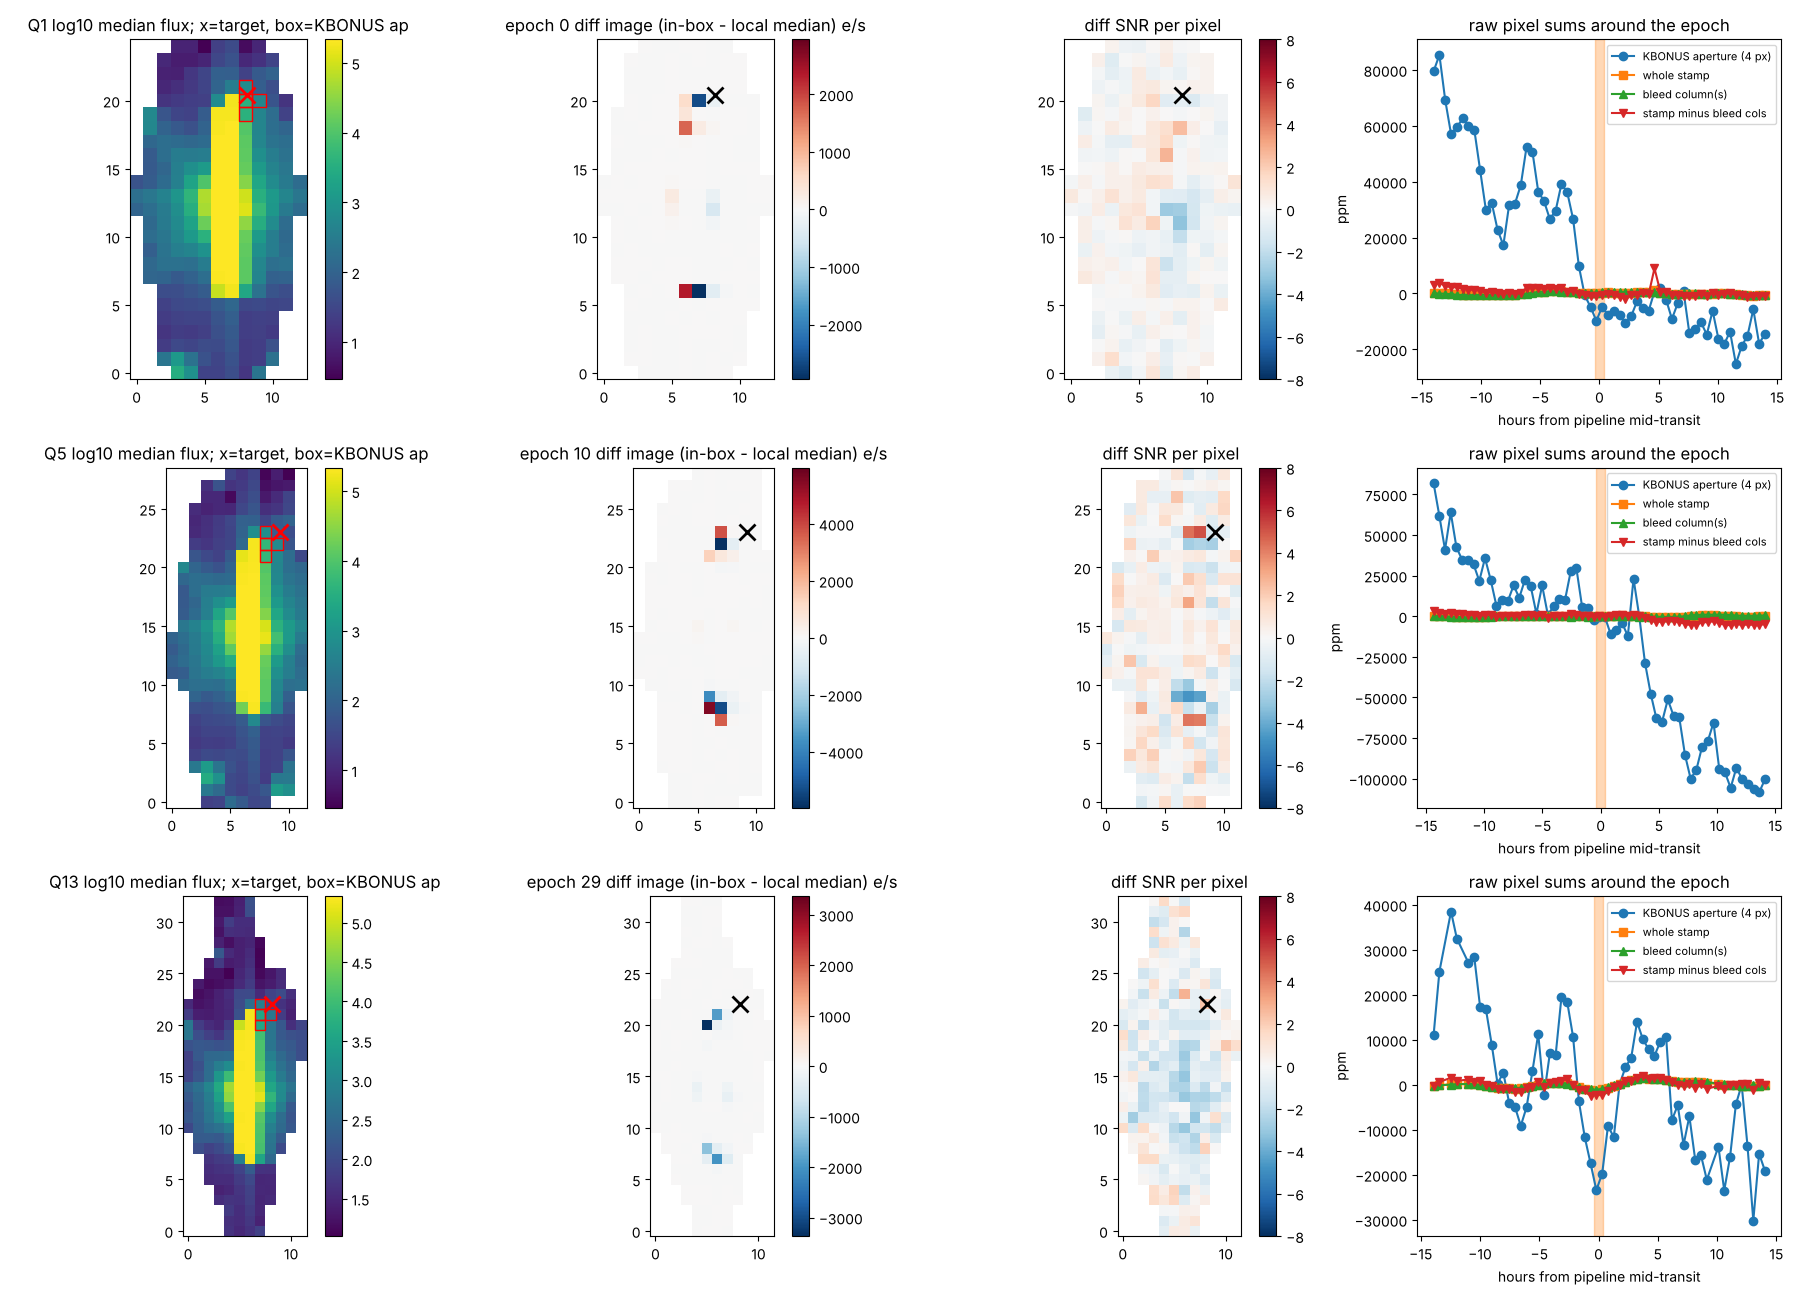

This figure's Python source:
"""Pixel-level look at the three cadences that carry the kic-005950408 'signal' (epochs 0, 10, 29 at the
pipeline ephemeris), on the host TPF (KIC 5950394, Kp 8.45, saturated). Own code; no pipeline/ imports.
For each carrying epoch: difference image (in-box cadences minus local out-of-box median), the saturated/
bleed column geometry, the target's pixel position (from KBONUS ROW/COLUMN headers), and the summed flux
in the target's KBONUS aperture vs the whole stamp vs the bleed column, cadence by cadence.
"""
import sys, os, json, glob, warnings; warnings.filterwarnings('ignore')
import numpy as np
from astropy.io import fits
OUT = sys.argv[1]
P = 38.60671217842687; T0 = 151.4674802687019
KB = '/home/user/ZyushgPlanet/data/kbonus_batch/hlsp_kbonus-bkg_kepler_kepler_kic-005950408_kepler_v1.0_lc.fits'
kb = fits.open(KB)
res = {}
files = {1: glob.glob(OUT + '/tpf/mastDownload/Kepler/*/kplr005950394-2009166043257_lpd-targ.fits.gz')[0],
         5: glob.glob(OUT + '/tpf/mastDownload/Kepler/*/kplr005950394-2010174085026_lpd-targ.fits.gz')[0],
         13: glob.glob(OUT + '/tpf/mastDownload/Kepler/*/kplr005950394-2012179063303_lpd-targ.fits.gz')[0]}
epochs = {1: 0, 5: 10, 13: 29}
import matplotlib; matplotlib.use('Agg'); import matplotlib.pyplot as plt
fig, axes = plt.subplots(3, 4, figsize=(18, 13))
for k, (qq, fn) in enumerate(files.items()):
    h = fits.open(fn); d = h[1].data; hd = h[1].header; ap = h[2].data
    t = d['TIME'].astype(float); fl = d['FLUX'].astype(float); qual = d['QUALITY'].astype(int); cad = d['CADENCENO'].astype(int)
    col0 = int(h[2].header['CRVAL1P']); row0 = int(h[2].header['CRVAL2P'])
    kh = kb[f'LIGHTCURVE_Q{qq}'].header; kap = kb[f'APERTURE_Q{qq}'].data
    tcol = float(kh['COLUMN']) - col0; trow = float(kh['ROW']) - row0   # target position in stamp pixel coords (x=col, y=row)
    hcol = float(hd.get('1CRV4P', col0)); # not used
    tc = T0 + epochs[qq]*P
    ok = np.isfinite(t) & np.isfinite(np.nansum(fl, axis=(1, 2))) & (np.nansum(fl, axis=(1, 2)) > 0)
    inb = ok & (np.abs(t - tc) < 0.75/48); loc = ok & (np.abs(t - tc) < 1.0) & (np.abs(t - tc) > 0.1)
    med = np.nanmedian(fl[loc], axis=0); diff = np.nanmean(fl[inb], axis=0) - med
    sat = med > 0.9*np.nanmax(med)
    # bleed column(s): columns whose median flux exceeds 1e5 e/s in more than 3 pixels
    colsum = np.nansum(med, axis=0); bleedcols = np.where((med > 1e5).sum(axis=0) >= 3)[0]
    # cadence-by-cadence time series around the epoch
    win = ok & (np.abs(t - tc) < 0.6)
    stamp_tot = np.nansum(fl[win], axis=(1, 2)); kap_tot = np.nansum(fl[win][:, kap.astype(bool)], axis=1)
    bleed_tot = np.nansum(fl[win][:, :, bleedcols], axis=(1, 2)) if len(bleedcols) else np.zeros(win.sum())
    rest_tot = stamp_tot - bleed_tot
    def rel(x): return x/np.nanmedian(x) - 1
    ser = [dict(dt_h=float((tt - tc)*24), stamp_rel_ppm=float(rel(stamp_tot)[i]*1e6), kbonus_ap_rel_ppm=float(rel(kap_tot)[i]*1e6), bleedcol_rel_ppm=float(rel(bleed_tot)[i]*1e6) if len(bleedcols) else None,
                non_bleed_rel_ppm=float(rel(rest_tot)[i]*1e6), inbox=bool(np.abs(tt - tc) < 0.75/48), cadenceno=int(cc), quality=int(qq_)) for i, (tt, cc, qq_) in enumerate(zip(t[win], cad[win], qual[win]))]
    # where is the deficit? significance-weighted
    noise = np.nanstd(fl[loc], axis=0)/np.sqrt(max(inb.sum(), 1))
    snr = diff/np.where(noise > 0, noise, np.nan)
    neg = np.where(np.isfinite(snr) & (snr < -3)); pos = np.where(np.isfinite(snr) & (snr > 3))
    res[f'Q{qq}'] = dict(epoch=epochs[qq], tc=tc, n_inbox=int(inb.sum()), stamp_shape=list(fl.shape[1:]), target_xy_px=[tcol, trow], kbonus_ap_pixels=[[int(a), int(b)] for a, b in zip(*np.where(kap))],
                         bleed_columns_x=[int(c) for c in bleedcols], n_saturated_px=int(sat.sum()), target_dist_to_nearest_bleedcol_px=float(np.min(np.abs(bleedcols - tcol))) if len(bleedcols) else None,
                         kbonus_ap_median_flux=float(np.nansum(med[kap.astype(bool)])), stamp_median_flux=float(np.nansum(med)), bleed_median_flux=float(np.nansum(med[:, bleedcols])) if len(bleedcols) else None,
                         diff_image_sum=float(np.nansum(diff)), diff_in_kbonus_ap=float(np.nansum(diff[kap.astype(bool)])), diff_in_bleedcols=float(np.nansum(diff[:, bleedcols])) if len(bleedcols) else None,
                         pixels_snr_below_m3=[[int(a), int(b), float(snr[a, b])] for a, b in zip(*neg)], pixels_snr_above_3=[[int(a), int(b), float(snr[a, b])] for a, b in zip(*pos)],
                         series=ser)
    ax = axes[k]
    im = ax[0].imshow(np.log10(np.clip(med, 1, None)), origin='lower', cmap='viridis'); ax[0].set_title(f'Q{qq} log10 median flux; x=target, box=KBONUS ap'); plt.colorbar(im, ax=ax[0])
    ax[0].plot(tcol, trow, 'rx', ms=12, mew=2)
    for a, b in zip(*np.where(kap)): ax[0].add_patch(plt.Rectangle((b-0.5, a-0.5), 1, 1, fill=False, ec='r', lw=1))
    v = np.nanmax(np.abs(np.nan_to_num(diff))); im = ax[1].imshow(diff, origin='lower', cmap='RdBu_r', vmin=-v, vmax=v); ax[1].set_title(f'epoch {epochs[qq]} diff image (in-box - local median) e/s'); plt.colorbar(im, ax=ax[1])
    ax[1].plot(tcol, trow, 'kx', ms=12, mew=2)
    im = ax[2].imshow(np.clip(snr, -8, 8), origin='lower', cmap='RdBu_r', vmin=-8, vmax=8); ax[2].set_title('diff SNR per pixel'); plt.colorbar(im, ax=ax[2]); ax[2].plot(tcol, trow, 'kx', ms=12, mew=2)
    dts = [s['dt_h'] for s in ser]
    ax[3].plot(dts, [s['kbonus_ap_rel_ppm'] for s in ser], 'o-', label='KBONUS aperture (4 px)'); ax[3].plot(dts, [s['stamp_rel_ppm'] for s in ser], 's-', label='whole stamp')
    if len(bleedcols): ax[3].plot(dts, [s['bleedcol_rel_ppm'] for s in ser], '^-', label='bleed column(s)')
    ax[3].plot(dts, [s['non_bleed_rel_ppm'] for s in ser], 'v-', label='stamp minus bleed cols')
    ax[3].axvspan(-0.375, 0.375, color='C1', alpha=0.3); ax[3].set_xlabel('hours from pipeline mid-transit'); ax[3].set_ylabel('ppm'); ax[3].legend(fontsize=8); ax[3].set_title('raw pixel sums around the epoch')
plt.tight_layout(); plt.savefig(os.path.join(OUT, 'rt_pixels.png'), dpi=100)
json.dump(res, open(os.path.join(OUT, 'rt_pixels.json'), 'w'), indent=1)
for qq in res:
    r = res[qq]; print(qq, 'epoch', r['epoch'], 'n_inbox', r['n_inbox'], 'target_xy', r['target_xy_px'], 'bleedcols', r['bleed_columns_x'], 'dist', r['target_dist_to_nearest_bleedcol_px'], 'nsat', r['n_saturated_px'])
    print('  ap flux', r['kbonus_ap_median_flux'], 'stamp', r['stamp_median_flux'], 'bleed', r['bleed_median_flux'], '| diff sum', r['diff_image_sum'], 'in ap', r['diff_in_kbonus_ap'], 'in bleed', r['diff_in_bleedcols'])
    print('  neg px', r['pixels_snr_below_m3'][:12]); print('  pos px', r['pixels_snr_above_3'][:12])
    for s in r['series']:
        if abs(s['dt_h']) < 2.5: print('   ', {k: (round(v, 1) if isinstance(v, float) else v) for k, v in s.items()})
